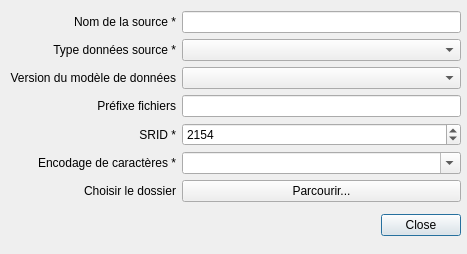
<?xml version="1.0" encoding="UTF-8"?>
<ui version="4.0">
 <class>Dialog</class>
 <widget class="QDialog" name="Dialog">
  <property name="geometry">
   <rect>
    <x>0</x>
    <y>0</y>
    <width>467</width>
    <height>254</height>
   </rect>
  </property>
  <property name="windowTitle">
   <string>Importer des points d'intérêt</string>
  </property>
  <widget class="QDialogButtonBox" name="buttonBox">
   <property name="geometry">
    <rect>
     <x>380</x>
     <y>210</y>
     <width>81</width>
     <height>31</height>
    </rect>
   </property>
   <property name="standardButtons">
    <set>QDialogButtonBox::Close</set>
   </property>
  </widget>
  <widget class="QWidget" name="layoutWidget">
   <property name="geometry">
    <rect>
     <x>10</x>
     <y>11</y>
     <width>451</width>
     <height>191</height>
    </rect>
   </property>
   <layout class="QGridLayout" name="gridLayout">
    <item row="4" column="1">
     <widget class="QSpinBox" name="spinBoxSRID">
      <property name="maximum">
       <number>9999</number>
      </property>
      <property name="value">
       <number>2154</number>
      </property>
     </widget>
    </item>
    <item row="6" column="1">
     <widget class="QPushButton" name="pushButtonChoose">
      <property name="enabled">
       <bool>true</bool>
      </property>
      <property name="sizePolicy">
       <sizepolicy hsizetype="Preferred" vsizetype="Fixed">
        <horstretch>0</horstretch>
        <verstretch>0</verstretch>
       </sizepolicy>
      </property>
      <property name="toolTip">
       <string>&lt;html&gt;&lt;head/&gt;&lt;body&gt;&lt;p&gt;Le bouton n'est accessible qu'après avoir renseigné un préfixe pour la source. Le préfixe doit être différent de ceux des sources déjà importées (voir liste ci-dessous). &lt;/p&gt;&lt;p&gt;Attention : la source doit être un fichier .zip contenant directement les fichiers .txt, aucun dossier ne doit être inclus dans le fichier .zip. &lt;/p&gt;&lt;/body&gt;&lt;/html&gt;</string>
      </property>
      <property name="text">
       <string>Parcourir...</string>
      </property>
     </widget>
    </item>
    <item row="3" column="1">
     <widget class="QLineEdit" name="lineEditPrefix"/>
    </item>
    <item row="4" column="0">
     <widget class="QLabel" name="label_2">
      <property name="text">
       <string>SRID *</string>
      </property>
      <property name="alignment">
       <set>Qt::AlignRight|Qt::AlignTrailing|Qt::AlignVCenter</set>
      </property>
     </widget>
    </item>
    <item row="2" column="1">
     <widget class="QComboBox" name="comboBoxFormatVersion"/>
    </item>
    <item row="1" column="1">
     <widget class="QComboBox" name="comboBoxFormat"/>
    </item>
    <item row="1" column="0">
     <widget class="QLabel" name="label">
      <property name="text">
       <string>Type données source *</string>
      </property>
      <property name="alignment">
       <set>Qt::AlignRight|Qt::AlignTrailing|Qt::AlignVCenter</set>
      </property>
     </widget>
    </item>
    <item row="2" column="0">
     <widget class="QLabel" name="label_3">
      <property name="text">
       <string>Version du modèle de données</string>
      </property>
      <property name="alignment">
       <set>Qt::AlignRight|Qt::AlignTrailing|Qt::AlignVCenter</set>
      </property>
     </widget>
    </item>
    <item row="5" column="1">
     <widget class="QComboBox" name="comboBoxEncoding">
      <property name="editable">
       <bool>true</bool>
      </property>
     </widget>
    </item>
    <item row="5" column="0">
     <widget class="QLabel" name="label_5">
      <property name="text">
       <string>Encodage de caractères *</string>
      </property>
      <property name="alignment">
       <set>Qt::AlignRight|Qt::AlignTrailing|Qt::AlignVCenter</set>
      </property>
     </widget>
    </item>
    <item row="6" column="0">
     <widget class="QLabel" name="labelPath">
      <property name="sizePolicy">
       <sizepolicy hsizetype="Preferred" vsizetype="Preferred">
        <horstretch>0</horstretch>
        <verstretch>0</verstretch>
       </sizepolicy>
      </property>
      <property name="whatsThis">
       <string/>
      </property>
      <property name="text">
       <string>Choisir le dossier</string>
      </property>
      <property name="alignment">
       <set>Qt::AlignRight|Qt::AlignTrailing|Qt::AlignVCenter</set>
      </property>
     </widget>
    </item>
    <item row="3" column="0">
     <widget class="QLabel" name="label_4">
      <property name="text">
       <string>Préfixe fichiers</string>
      </property>
      <property name="alignment">
       <set>Qt::AlignRight|Qt::AlignTrailing|Qt::AlignVCenter</set>
      </property>
     </widget>
    </item>
    <item row="0" column="0">
     <widget class="QLabel" name="label_6">
      <property name="text">
       <string>Nom de la source *</string>
      </property>
      <property name="alignment">
       <set>Qt::AlignRight|Qt::AlignTrailing|Qt::AlignVCenter</set>
      </property>
     </widget>
    </item>
    <item row="0" column="1">
     <widget class="QLineEdit" name="lineEditSourceName"/>
    </item>
   </layout>
  </widget>
 </widget>
 <resources/>
 <connections>
  <connection>
   <sender>buttonBox</sender>
   <signal>accepted()</signal>
   <receiver>Dialog</receiver>
   <slot>accept()</slot>
   <hints>
    <hint type="sourcelabel">
     <x>248</x>
     <y>254</y>
    </hint>
    <hint type="destinationlabel">
     <x>157</x>
     <y>274</y>
    </hint>
   </hints>
  </connection>
  <connection>
   <sender>buttonBox</sender>
   <signal>rejected()</signal>
   <receiver>Dialog</receiver>
   <slot>reject()</slot>
   <hints>
    <hint type="sourcelabel">
     <x>316</x>
     <y>260</y>
    </hint>
    <hint type="destinationlabel">
     <x>286</x>
     <y>274</y>
    </hint>
   </hints>
  </connection>
 </connections>
</ui>
